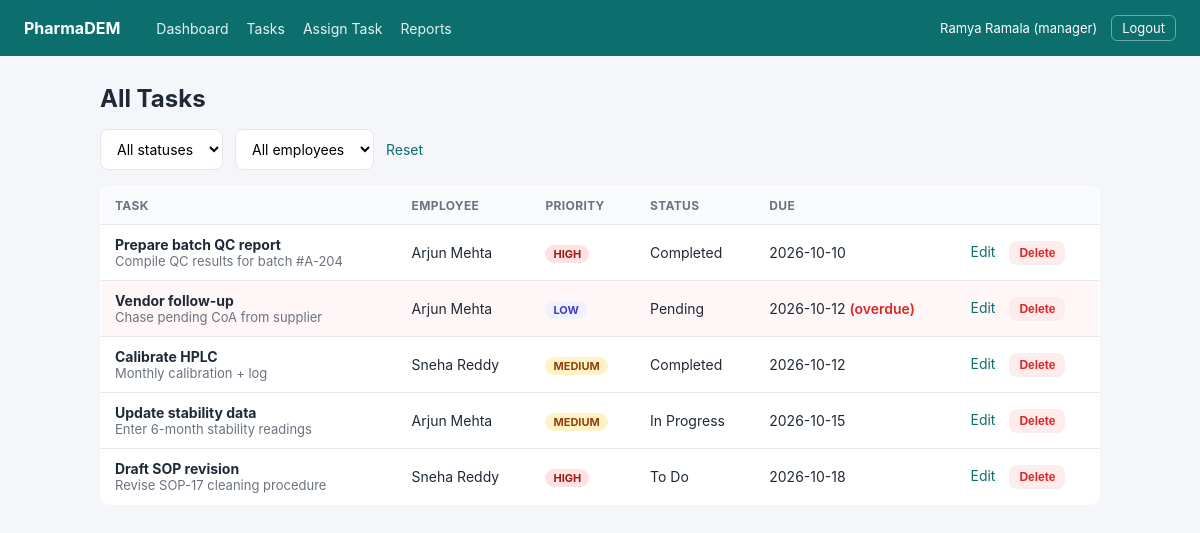
Page /index.php?r=manager/tasks (signed in) on the committed database.
### tables this page shows
CREATE TABLE tasks (
  id          INT AUTO_INCREMENT PRIMARY KEY,
  title       VARCHAR(200) NOT NULL,
  description TEXT,
  assigned_to INT NOT NULL,
  assigned_by INT NOT NULL,
  priority    ENUM('low','medium','high') NOT NULL DEFAULT 'medium',
  status      ENUM('todo','in_progress','pending','completed') NOT NULL DEFAULT 'todo',
  due_date    DATE,
  completed_at DATETIME DEFAULT NULL,
  created_at  TIMESTAMP NOT NULL DEFAULT CURRENT_TIMESTAMP,
  CONSTRAINT fk_task_employee FOREIGN KEY (assigned_to) REFERENCES users(id) ON DELETE CASCADE,
  CONSTRAINT fk_task_manager  FOREIGN KEY (assigned_by) REFERENCES users(id) ON DELETE CASCADE,
  INDEX idx_assigned_to (assigned_to),
  INDEX idx_status (status),
  INDEX idx_due_date (due_date)
);

CREATE TABLE users (
  id            INT AUTO_INCREMENT PRIMARY KEY,
  name          VARCHAR(100)        NOT NULL,
  email         VARCHAR(150)        NOT NULL UNIQUE,
  password_hash VARCHAR(255)        NOT NULL,
  role          ENUM('manager','employee') NOT NULL DEFAULT 'employee',
  created_at    TIMESTAMP           NOT NULL DEFAULT CURRENT_TIMESTAMP
);

### app/helpers.php (called while the page is built, shortened)
<?php
function esc(?string $value): string
{
    return htmlspecialchars($value ?? '', ENT_QUOTES, 'UTF-8');
}
function render(string $name, array $data = []): void
{
    extract($data);
    require __DIR__ . "/views/$name.php";
    $content = ob_get_clean();
    require __DIR__ . '/views/layout.php';
}

### app/ManagerController.php (called while the page is built, shortened)
<?php
class ManagerController
{
    public static function tasks(): void
    {
        $status   = is_string($_GET['status'] ?? null) ? $_GET['status'] : '';
        $employee = (int) ($_GET['employee'] ?? 0);
        render('manager_tasks', [
            'title'     => 'All Tasks',
            'tasks'     => Tasks::search($status, $employee ?: null),
            'employees' => Users::employees(),
            'status'    => $status,
            'employee'  => $employee,
        ]);
    }
}

### public/index.php (called while the page is built, shortened)
<?php
$root = dirname(__DIR__);
date_default_timezone_set((require "$root/config.php")['timezone']);
$routes = [
    'login'               => ['GET',  'AuthController', 'showLogin'],
    'login.submit'        => ['POST', 'AuthController', 'login'],
    'logout'              => ['GET',  'AuthController', 'logout'],
    'dashboard'           => ['GET',  'AuthController', 'dashboard'],
    'employee/dashboard'  => ['GET',  'EmployeeController', 'dashboard'],
    'employee/updates'    => ['GET',  'EmployeeController', 'updates'],
    'task/status'         => ['POST', 'EmployeeController', 'updateStatus'],
    'daily/save'          => ['POST', 'EmployeeController', 'saveUpdate'],
    'manager/dashboard'   => ['GET',  'ManagerController', 'dashboard'],
    'manager/tasks'       => ['GET',  'ManagerController', 'tasks'],
    'manager/task/new'    => ['GET',  'ManagerController', 'newTask'],
    'manager/task/create' => ['POST', 'ManagerController', 'createTask'],
    'manager/task/edit'   => ['GET',  'ManagerController', 'editTask'],
    'manager/task/update' => ['POST', 'ManagerController', 'updateTask'],
    'manager/task/delete' => ['POST', 'ManagerController', 'deleteTask'],
    'manager/reports'     => ['GET',  'ManagerController', 'reports'],
];
$route = $_GET['r'] ?? 'login';
[$httpMethod, $class, $action] = $routes[$route];
try {
    $class::$action();
} catch (PDOException $e) {
    error_log('DB error: ' . $e->getMessage());
    http_response_code(500);
    exit('Database error. Did you import sql/schema.sql and set the DB details in config.php?');
}

### config.php (called while the page is built)
<?php
return [
    'timezone' => getenv('APP_TZ') ?: 'Asia/Kolkata',
    'db' => [
        'host'    => getenv('DB_HOST') ?: '127.0.0.1',
        'port'    => getenv('DB_PORT') ?: '3306',
        'name'    => getenv('DB_NAME') ?: 'pharmadem',
        'user'    => getenv('DB_USER') ?: 'root',
        'pass'    => getenv('DB_PASS') ?: '',
        'charset' => 'utf8mb4',
    ],
];

### app/Database.php (called while the page is built)
<?php
class Database
{
    private static ?PDO $pdo = null;
    public static function connection(): PDO
    {
        if (self::$pdo === null) {
            $cfg = (require __DIR__ . '/../config.php')['db'];
            $dsn = sprintf(
                'mysql:host=%s;port=%s;dbname=%s;charset=%s',
                $cfg['host'], $cfg['port'], $cfg['name'], $cfg['charset']
            );
            self::$pdo = new PDO($dsn, $cfg['user'], $cfg['pass'], [
                PDO::ATTR_ERRMODE            => PDO::ERRMODE_EXCEPTION,
                PDO::ATTR_DEFAULT_FETCH_MODE => PDO::FETCH_ASSOC,
                PDO::ATTR_EMULATE_PREPARES   => false,
            ]);
            self::$pdo->exec("SET time_zone = '" . date('P') . "'");
        }
        return self::$pdo;
    }
}

### app/Tasks.php (called while the page is built, shortened)
<?php
class Tasks
{
    public static function isOverdue(array $task): bool
    {
        return $task['status'] !== 'completed'
            && !empty($task['due_date'])
            && $task['due_date'] < date('Y-m-d');
    }
    public static function search(?string $status, ?int $employeeId): array
    {
        $sql = "SELECT t.*, u.name AS employee_name
                FROM tasks t
                JOIN users u ON u.id = t.assigned_to
                WHERE 1 = 1";
        $params = [];
        $sql .= ' ORDER BY t.due_date IS NULL, t.due_date';
        $stmt = Database::connection()->prepare($sql);
        $stmt->execute($params);
        return $stmt->fetchAll();
    }
}

### app/Auth.php (called while the page is built, shortened)
<?php
class Auth
{
    public static function user(): ?array
    {
        return $_SESSION['user'] ?? null;
    }
}

### app/views/manager_tasks.php (the view, shortened to what this page needs)
<h1>All Tasks</h1>
<form method="get" class="filters">
    <select name="status" onchange="this.form.submit()">
        <option value="">All statuses</option>
    </select>
    <select name="employee" onchange="this.form.submit()">
        <option value="">All employees</option>
    </select>
    <a class="link" href="index.php?r=manager/tasks">Reset</a>
</form>
<table class="table">
    <thead>
        <tr><th>Task</th><th>Employee</th><th>Priority</th><th>Status</th><th>Due</th><th></th></tr>
    </thead>
    <tbody>
    <?php foreach ($tasks as $t): ?>
        <?php $overdue = Tasks::isOverdue($t); ?>
        <tr class="<?= $overdue ? 'row-overdue' : '' ?>">
            <td>
                <strong><?= esc($t['title']) ?></strong>
                <?php if ($t['description']): ?>
                    <div class="muted small"><?= esc($t['description']) ?></div>
                <?php endif; ?>
            </td>
            <td><?= esc($t['employee_name']) ?></td>
            <td><span class="pill pill-<?= esc($t['priority']) ?>"><?= esc($t['priority']) ?></span></td>
            <td><?= esc(Tasks::STATUSES[$t['status']]) ?></td>
            <td>
                <?php if ($t['due_date']): ?>
                    <?= esc($t['due_date']) ?>
                    <?php if ($overdue): ?><span class="due-over">(overdue)</span><?php endif; ?>
                <?php else: ?>
                    <span class="muted">-</span>
                <?php endif; ?>
            </td>
            <td class="row-actions">
                <a class="link" href="index.php?r=manager/task/edit&id=<?= (int) $t['id'] ?>">Edit</a>
                <form method="post" action="index.php?r=manager/task/delete"
                      onsubmit="return confirm('Delete this task? The score will change too.')">
                    <button class="btn-sm btn-danger">Delete</button>
                </form>
            </td>
        </tr>
    <?php endforeach; ?>
    </tbody>
</table>

### app/views/layout.php (shortened to what this page needs)
<?php $user = Auth::user(); $flash = pull_flash(); ?>
<!DOCTYPE html>
<html lang="en">
<head>
    <link rel="stylesheet" href="assets/style.css">
</head>
<body>
<?php if ($user): ?>
    <header class="topbar">
        <div class="brand">PharmaDEM</div>
        <nav>
            <?php if ($user['role'] === 'manager'): ?>
                <a href="index.php?r=manager/dashboard">Dashboard</a>
                <a href="index.php?r=manager/tasks">Tasks</a>
                <a href="index.php?r=manager/task/new">Assign Task</a>
                <a href="index.php?r=manager/reports">Reports</a>
            <?php else: ?>
                <a href="index.php?r=employee/dashboard">My Tasks</a>
                <a href="index.php?r=employee/updates">Daily Update</a>
            <?php endif; ?>
        </nav>
        <div class="user">
            <?= esc($user['name']) ?> (<?= esc($user['role']) ?>)
            <a class="logout" href="index.php?r=logout">Logout</a>
        </div>
    </header>
<?php endif; ?>
<main class="container">
    <?= $content ?>
</main>
</body>
</html>

### public/assets/style.css (style rules this page uses)
:root { --bg: #f4f6f9; --card: #ffffff; --ink: #1f2937; --muted: #6b7280; --line: #e5e7eb; --brand: #0d6e6e; --brand-dark: #0a5555; --danger: #dc2626; --warn: #d97706; }
* { box-sizing: border-box; }
body { margin: 0; font-family: -apple-system, Segoe UI, Roboto, Helvetica, Arial, sans-serif; background: var(--bg); color: var(--ink); }
a { color: var(--brand); text-decoration: none; }
.topbar { display: flex; align-items: center; gap: 24px; background: var(--brand); color: #fff; padding: 0 24px; height: 56px; }
.brand { font-weight: 700; }
.topbar nav { display: flex; gap: 18px; margin-left: 12px; }
.topbar nav a { color: #e6f3f3; font-size: 14px; }
.topbar .user { margin-left: auto; display: flex; align-items: center; gap: 14px; font-size: 13px; }
.topbar .logout { color: #fff; border: 1px solid rgba(255,255,255,.4); padding: 4px 10px; border-radius: 6px; }
.container { max-width: 1040px; margin: 28px auto; padding: 0 20px; }
h1 { font-size: 24px; margin: 0 0 16px; }
.muted { color: var(--muted); }
.small { font-size: 13px; }
.link { font-size: 14px; }
input, select, textarea { width: 100%; padding: 10px 12px; border: 1px solid var(--line); border-radius: 8px; font-size: 14px; font-family: inherit; background: #fff; }
button { margin-top: 16px; background: var(--brand); color: #fff; border: 0; padding: 10px 16px; border-radius: 8px; font-size: 14px; font-weight: 600; cursor: pointer; }
.table { width: 100%; border-collapse: collapse; background: var(--card); border: 1px solid var(--line); border-radius: 10px; overflow: hidden; }
.table th, .table td { text-align: left; padding: 11px 14px; border-bottom: 1px solid var(--line); font-size: 14px; }
.table th { background: #f8fafc; font-size: 12px; text-transform: uppercase; letter-spacing: .03em; color: var(--muted); }
.table tr:last-child td { border-bottom: 0; }
.row-overdue { background: #fff7f7; }
.due-over { color: var(--danger); font-weight: 600; }
.btn-sm { margin-top: 10px; padding: 5px 10px; font-size: 12px; }
.pill { font-size: 11px; text-transform: uppercase; padding: 2px 8px; border-radius: 10px; font-weight: 700; }
.pill-low { background: #eef2ff; color: #4338ca; }
.pill-medium { background: #fef3c7; color: #92400e; }
.pill-high { background: #fee2e2; color: #991b1b; }
.filters { display: flex; gap: 12px; align-items: center; margin-bottom: 16px; }
.filters select { width: auto; }
.row-actions { white-space: nowrap; }
.row-actions form { display: inline; }
.row-actions .link { margin-right: 10px; }
.row-actions .btn-sm { margin-top: 0; }
.btn-danger { background: #fdecec; color: var(--danger); }

### rows in the picture
tasks: title "Prepare batch QC report", description "Compile QC results for batch #A-204", assigned_to.name "Arjun Mehta", priority "HIGH", status "Completed", due_date "2026-10-10"
tasks: title "Vendor follow-up", description "Chase pending CoA from supplier", assigned_to.name "Arjun Mehta", priority "LOW", status "Pending", due_date "2026-10-12", shows "(overdue)"
tasks: title "Calibrate HPLC", description "Monthly calibration + log", assigned_to.name "Sneha Reddy", priority "MEDIUM", status "Completed", due_date "2026-10-12"
tasks: title "Update stability data", description "Enter 6-month stability readings", assigned_to.name "Arjun Mehta", priority "MEDIUM", status "In Progress", due_date "2026-10-15"
tasks: title "Draft SOP revision", description "Revise SOP-17 cleaning procedure", assigned_to.name "Sneha Reddy", priority "HIGH", status "To Do", due_date "2026-10-18"

### other values in the picture
$user['name'] "Ramya Ramala"
$user['role'] "manager"
